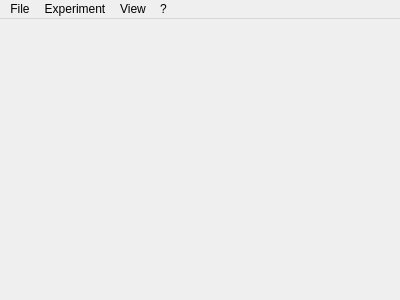
<?xml version="1.0" encoding="UTF-8"?>
<ui version="4.0">
 <class>MainWindow</class>
 <widget class="QMainWindow" name="MainWindow">
  <property name="geometry">
   <rect>
    <x>0</x>
    <y>0</y>
    <width>400</width>
    <height>300</height>
   </rect>
  </property>
  <property name="windowTitle">
   <string>MainWindow</string>
  </property>
  <widget class="QWidget" name="centralWidget"/>
  <widget class="QMenuBar" name="menuBar">
   <property name="geometry">
    <rect>
     <x>0</x>
     <y>0</y>
     <width>400</width>
     <height>20</height>
    </rect>
   </property>
   <widget class="QMenu" name="menuFile">
    <property name="title">
     <string>File</string>
    </property>
    <addaction name="actionNew"/>
    <addaction name="separator"/>
    <addaction name="actionOpen"/>
    <addaction name="actionSave"/>
    <addaction name="actionSave_As"/>
    <addaction name="separator"/>
    <addaction name="actionQuit"/>
   </widget>
   <widget class="QMenu" name="menu">
    <property name="title">
     <string>?</string>
    </property>
    <addaction name="actionHelp"/>
    <addaction name="separator"/>
    <addaction name="actionAbout"/>
   </widget>
   <widget class="QMenu" name="menuView">
    <property name="title">
     <string>View</string>
    </property>
    <addaction name="actionGraphics_Visualizer"/>
    <addaction name="actionNetInterfaces_Trace"/>
   </widget>
   <widget class="QMenu" name="menuExperiment">
    <property name="title">
     <string>Experiment</string>
    </property>
    <addaction name="actionAdd_Nodes"/>
    <addaction name="separator"/>
    <addaction name="actionRun"/>
   </widget>
   <addaction name="menuFile"/>
   <addaction name="menuExperiment"/>
   <addaction name="menuView"/>
   <addaction name="menu"/>
  </widget>
  <action name="actionNew">
   <property name="icon">
    <iconset theme="document-new">
     <normaloff/>
    </iconset>
   </property>
   <property name="text">
    <string>&amp;New Experiment</string>
   </property>
  </action>
  <action name="actionOpen">
   <property name="icon">
    <iconset theme="document-open">
     <normaloff/>
    </iconset>
   </property>
   <property name="text">
    <string>&amp;Open</string>
   </property>
  </action>
  <action name="actionSave">
   <property name="enabled">
    <bool>false</bool>
   </property>
   <property name="icon">
    <iconset theme="document-save">
     <normaloff/>
    </iconset>
   </property>
   <property name="text">
    <string>&amp;Save</string>
   </property>
  </action>
  <action name="actionQuit">
   <property name="icon">
    <iconset theme="application-exit">
     <normaloff/>
    </iconset>
   </property>
   <property name="text">
    <string>&amp;Quit</string>
   </property>
  </action>
  <action name="actionAbout">
   <property name="icon">
    <iconset theme="help-about">
     <normaloff/>
    </iconset>
   </property>
   <property name="text">
    <string>&amp;About</string>
   </property>
  </action>
  <action name="actionHelp">
   <property name="icon">
    <iconset theme="help-contents">
     <normaloff/>
    </iconset>
   </property>
   <property name="text">
    <string>&amp;Help</string>
   </property>
  </action>
  <action name="actionGraphics_Visualizer">
   <property name="enabled">
    <bool>false</bool>
   </property>
   <property name="icon">
    <iconset theme="utilities-system-monitor">
     <normaloff/>
    </iconset>
   </property>
   <property name="text">
    <string>&amp;Statistics</string>
   </property>
  </action>
  <action name="actionNetInterfaces_Trace">
   <property name="enabled">
    <bool>false</bool>
   </property>
   <property name="icon">
    <iconset theme="system-search">
     <normaloff/>
    </iconset>
   </property>
   <property name="text">
    <string>&amp;NetInterfaces Traces</string>
   </property>
  </action>
  <action name="actionAdd_Nodes">
   <property name="enabled">
    <bool>false</bool>
   </property>
   <property name="icon">
    <iconset theme="preferences-system-network" resource="resources.qrc">
     <normaloff>:/img/nodeAddButton.png</normaloff>:/img/nodeAddButton.png</iconset>
   </property>
   <property name="text">
    <string>&amp;Setup</string>
   </property>
  </action>
  <action name="actionRun">
   <property name="enabled">
    <bool>false</bool>
   </property>
   <property name="icon">
    <iconset theme="media-playback-start">
     <normaloff/>
    </iconset>
   </property>
   <property name="text">
    <string>&amp;Run</string>
   </property>
  </action>
  <action name="actionSave_As">
   <property name="enabled">
    <bool>false</bool>
   </property>
   <property name="icon">
    <iconset theme="document-save-as">
     <normaloff/>
    </iconset>
   </property>
   <property name="text">
    <string>Save &amp;As</string>
   </property>
  </action>
 </widget>
 <layoutdefault spacing="6" margin="11"/>
 <resources>
  <include location="resources.qrc"/>
 </resources>
 <connections/>
</ui>
